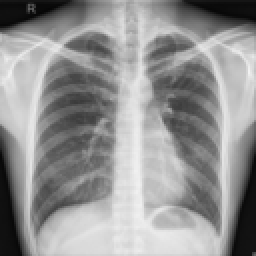
#> input picture 1.png, 128 x 128 px (shown 2 times larger)
$ python filters.py
#> lines starting #> are read from the running program, lines starting #| are printed output that depends on the picture
from PIL import Image
import numpy as np
import cv2

def median_filter(data, filter_size):
    temp = []
    indexer = filter_size // 2
    window = [
        (i, j)
        for i in range(-indexer, filter_size-indexer)
        for j in range(-indexer, filter_size-indexer)
    ]
    index = len(window) // 2
    for i in range(len(data)):
        for j in range(len(data[0])):
            data[i][j] = sorted(
                0 if (
                    min(i+a, j+b) < 0
                    or len(data) <= i+a
                    or len(data[0]) <= j+b
                ) else data[i+a][j+b]
                for a, b in window
            )[index]
    return data


def mean_filter(img):
    members = [(0,0)] * 9
    width, height = img.shape[:2]
    cv2.imshow('',img)
    cv2.waitKey(0)
    newimg = img
    for i in range(1,width-1):
        for j in range(1,height-1):
            members[0] = img[i-1,j-1]
            members[1] = img[i-1,j]
            members[2] = img[i-1,j+1]
            members[3] = img[i,j-1]
            members[4] = img[i,j]
            members[5] = img[i,j+1]
            members[6] = img[i+1,j-1]
            members[7] = img[i+1,j]
            members[8] = img[i+1,j+1]
            total=(members[0]+members[1]+members[2]+members[3]+members[4]+members[5]+members[6]+members[7]+members[8])/9
            newimg[i,j] = total
    return newimg

def contrast_enhancement(img1):
    minmax_img = np.zeros((img1.shape[0],img1.shape[1]),dtype = 'uint8')
    for i in range(img1.shape[0]):
        for j in range(img1.shape[1]):
            minmax_img[i,j] = 255*(img1[i,j]-np.min(img1))/(np.max(img1)-np.min(img1))
    return minmax_img

img = cv2.imread('1.png')
#> img is the input picture: shape (128, 128, 3); min 6, max 241, mean 147.4
img = cv2.cvtColor(img, cv2.COLOR_BGR2GRAY)
#> img: shape (128, 128)
cv2.imshow("original",mat=img)
cv2.waitKey(0)

contrasted = contrast_enhancement(img)
cv2.imshow("contrasted",mat=contrasted)
cv2.waitKey(0)

medianed = median_filter(img, 3)
#> the loop in median_filter, `for i in range(len(data)):` made 128 passes
cv2.imshow("median",mat=medianed)
cv2.waitKey(0)

meaned = mean_filter(img)
#> after the loop in mean_filter, `for i in range(1,width-1):`:
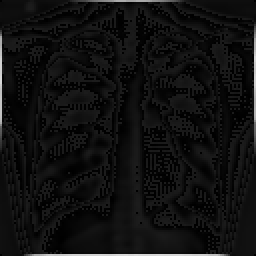
#> newimg: shape (128, 128) (shown 2 times larger); min 0, max 217, mean 15.9
#> after the loop in mean_filter, `for i in range(1,width-1):`: members = [17, 17, 18, 17, 18, 18, 18, 18, 0]
cv2.imshow("mean",mat=meaned)
cv2.waitKey(0)
